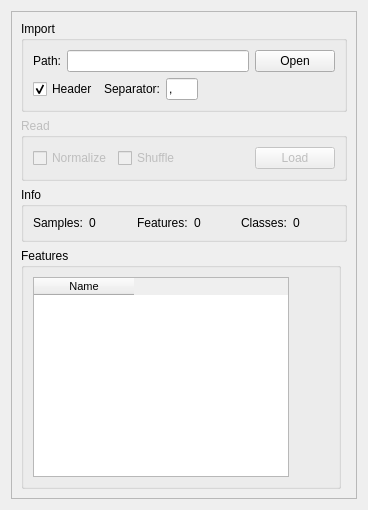
      <widget class="QWidget" name="data_tab">
       <attribute name="title">
        <string>Data</string>
       </attribute>
       <layout class="QGridLayout" name="gridLayout">
        <item row="0" column="0">
         <widget class="QFrame" name="data_tab_frame">
          <property name="frameShape">
           <enum>QFrame::StyledPanel</enum>
          </property>
          <property name="frameShadow">
           <enum>QFrame::Raised</enum>
          </property>
          <layout class="QGridLayout" name="gridLayout_10">
           <item row="4" column="0">
            <widget class="QGroupBox" name="feature_box">
             <property name="title">
              <string>Features</string>
             </property>
             <layout class="QGridLayout" name="gridLayout_13">
              <item row="0" column="0">
               <widget class="QTableWidget" name="feature_table">
                <property name="minimumSize">
                 <size>
                  <width>72</width>
                  <height>200</height>
                 </size>
                </property>
                <property name="font">
                 <font>
                  <pointsize>8</pointsize>
                 </font>
                </property>
                <property name="columnCount">
                 <number>1</number>
                </property>
                <column>
                 <property name="text">
                  <string>Name</string>
                 </property>
                </column>
               </widget>
              </item>
              <item row="0" column="1">
               <spacer name="horizontalSpacer_2">
                <property name="orientation">
                 <enum>Qt::Horizontal</enum>
                </property>
                <property name="sizeHint" stdset="0">
                 <size>
                  <width>40</width>
                  <height>20</height>
                 </size>
                </property>
               </spacer>
              </item>
             </layout>
            </widget>
           </item>
           <item row="0" column="0" colspan="2">
            <widget class="QGroupBox" name="import_box">
             <property name="title">
              <string>Import</string>
             </property>
             <layout class="QGridLayout" name="gridLayout_11">
              <item row="1" column="0">
               <layout class="QHBoxLayout" name="header_ha_lay">
                <item>
                 <widget class="QCheckBox" name="header_check">
                  <property name="text">
                   <string>Header</string>
                  </property>
                  <property name="checked">
                   <bool>true</bool>
                  </property>
                 </widget>
                </item>
                <item>
                 <widget class="QLabel" name="sep_label">
                  <property name="text">
                   <string>Separator:</string>
                  </property>
                 </widget>
                </item>
                <item>
                 <widget class="QLineEdit" name="sep_char_box">
                  <property name="sizePolicy">
                   <sizepolicy hsizetype="MinimumExpanding" vsizetype="Fixed">
                    <horstretch>0</horstretch>
                    <verstretch>0</verstretch>
                   </sizepolicy>
                  </property>
                  <property name="maximumSize">
                   <size>
                    <width>32</width>
                    <height>16777215</height>
                   </size>
                  </property>
                  <property name="text">
                   <string>,</string>
                  </property>
                  <property name="maxLength">
                   <number>1</number>
                  </property>
                 </widget>
                </item>
                <item>
                 <spacer name="horizontalSpacer_5">
                  <property name="orientation">
                   <enum>Qt::Horizontal</enum>
                  </property>
                  <property name="sizeHint" stdset="0">
                   <size>
                    <width>40</width>
                    <height>20</height>
                   </size>
                  </property>
                 </spacer>
                </item>
                <item>
                 <spacer name="horizontalSpacer_6">
                  <property name="orientation">
                   <enum>Qt::Horizontal</enum>
                  </property>
                  <property name="sizeHint" stdset="0">
                   <size>
                    <width>40</width>
                    <height>20</height>
                   </size>
                  </property>
                 </spacer>
                </item>
               </layout>
              </item>
              <item row="0" column="0">
               <layout class="QHBoxLayout" name="path_hz_lay">
                <item>
                 <widget class="QLabel" name="path_label">
                  <property name="text">
                   <string>Path:</string>
                  </property>
                 </widget>
                </item>
                <item>
                 <widget class="QLineEdit" name="path_box"/>
                </item>
                <item>
                 <widget class="QPushButton" name="open_btn">
                  <property name="text">
                   <string>Open</string>
                  </property>
                 </widget>
                </item>
               </layout>
              </item>
             </layout>
            </widget>
           </item>
           <item row="3" column="0" colspan="2">
            <widget class="QGroupBox" name="info_box">
             <property name="title">
              <string>Info</string>
             </property>
             <layout class="QGridLayout" name="gridLayout_12">
              <item row="0" column="2">
               <widget class="QLabel" name="feature_label">
                <property name="text">
                 <string>Features:</string>
                </property>
               </widget>
              </item>
              <item row="0" column="3">
               <widget class="QLabel" name="no_features">
                <property name="text">
                 <string>0</string>
                </property>
               </widget>
              </item>
              <item row="0" column="4">
               <widget class="QLabel" name="class_label">
                <property name="text">
                 <string>Classes:</string>
                </property>
               </widget>
              </item>
              <item row="0" column="5">
               <widget class="QLabel" name="no_classes">
                <property name="text">
                 <string>0</string>
                </property>
               </widget>
              </item>
              <item row="0" column="0">
               <widget class="QLabel" name="samples_label">
                <property name="text">
                 <string>Samples:</string>
                </property>
               </widget>
              </item>
              <item row="0" column="1">
               <widget class="QLabel" name="no_samples">
                <property name="text">
                 <string>0</string>
                </property>
               </widget>
              </item>
             </layout>
            </widget>
           </item>
           <item row="2" column="0" colspan="2">
            <widget class="QGroupBox" name="read_box">
             <property name="enabled">
              <bool>false</bool>
             </property>
             <property name="title">
              <string>Read</string>
             </property>
             <layout class="QGridLayout" name="gridLayout_14">
              <item row="0" column="0">
               <layout class="QHBoxLayout" name="read_hz_lay">
                <item>
                 <widget class="QCheckBox" name="normalize_box">
                  <property name="enabled">
                   <bool>false</bool>
                  </property>
                  <property name="text">
                   <string>Normalize</string>
                  </property>
                 </widget>
                </item>
                <item>
                 <widget class="QCheckBox" name="shuffle_box">
                  <property name="enabled">
                   <bool>false</bool>
                  </property>
                  <property name="text">
                   <string>Shuffle</string>
                  </property>
                 </widget>
                </item>
               </layout>
              </item>
              <item row="0" column="2">
               <widget class="QPushButton" name="load_btn">
                <property name="enabled">
                 <bool>false</bool>
                </property>
                <property name="text">
                 <string>Load</string>
                </property>
               </widget>
              </item>
              <item row="0" column="1">
               <spacer name="horizontalSpacer_3">
                <property name="orientation">
                 <enum>Qt::Horizontal</enum>
                </property>
                <property name="sizeHint" stdset="0">
                 <size>
                  <width>40</width>
                  <height>20</height>
                 </size>
                </property>
               </spacer>
              </item>
             </layout>
            </widget>
           </item>
          </layout>
         </widget>
        </item>
       </layout>
      </widget>
